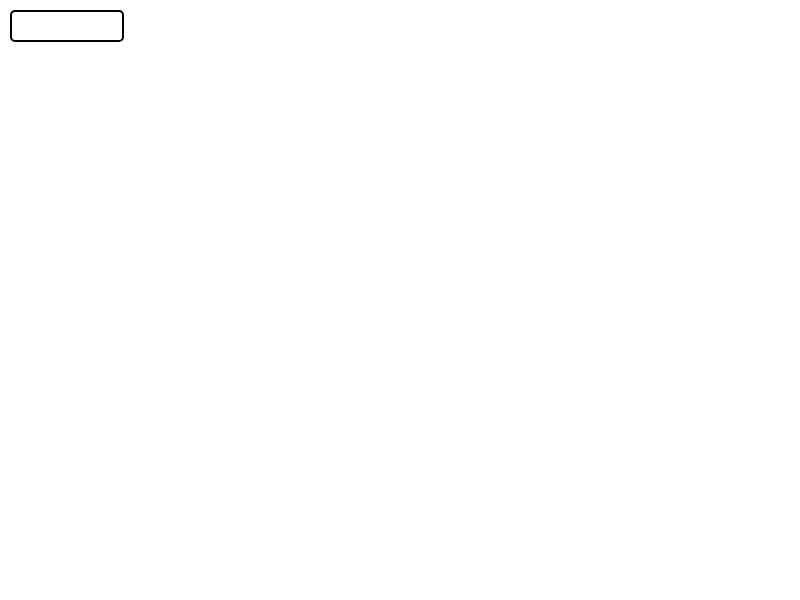
Frame 1 (no input)
Frame 2 (the mouse pressed at the canvas centre, redrawn once): identical to frame 1, image omitted

The p5.js sketch that drew this single still picture (run headless with seeded random() and noise() and a simulated clock; the mouse was pressed at the canvas centre and the sketch redrawn once):

// p5.js sketch
// ── sketch.js
// ADRIAN RAMIREZ VAZQUEZ
// IDS TV

let numSlices;
let pizzaRadius;

function setup() {
    createCanvas(800, 600);
    numSlices = createInput('', 'number');
    numSlices.position(10, 10);
    numSlices.size(100);
    numSlices.style('font-size', '16px');
    numSlices.style('padding', '5px');
    numSlices.style('border', '2px solid #000');
    numSlices.style('border-radius', '5px');
    numSlices.input(updateSlices);
    pizzaRadius = 100;
    noLoop();
}

function updateSlices() {
    redraw();
}

function draw() {
    background(255);
    let slices = parseInt(numSlices.value());

    if (isNaN(slices) || slices < 1) return;

    // Draw the three pizzas
    push();
    translate(width / 4, height / 2);
    drawPizza(pizzaRadius, slices, pointSlopeLine);
    pop();

    push();
    translate(width / 2, height / 2);
    drawPizza(pizzaRadius, slices, DDA);
    pop();

    push();
    translate((3 * width) / 4, height / 2);
    drawPizza(pizzaRadius, slices, Bresenham);
    pop();

    // Add "Created by" text at the bottom
    textSize(16);
    textAlign(CENTER, BOTTOM);
    text('Created by: Adrian Ramirez Vazquez IDS TV', width / 2, height);
}

function drawPizza(radius, slices, lineAlgorithm) {
    ellipse(0, 0, radius * 2);
    let angle = TWO_PI / slices;

    for (let i = 0; i < slices; i++) {
        let x2 = radius * cos(i * angle);
        let y2 = radius * sin(i * angle);
        if (lineAlgorithm === Bresenham) {
            lineAlgorithm(0, 0, x2, y2, radius);
        } else {
            lineAlgorithm(0, 0, x2, y2);
        }
    }
}

function pointSlopeLine(x1, y1, x2, y2) {
    line(x1, y1, x2, y2);
}

function DDA(x1, y1, x2, y2) {
    let dx = x2 - x1;
    let dy = y2 - y1;
    let steps = Math.max(Math.abs(dx), Math.abs(dy));
    let xIncrement = dx / steps;
    let yIncrement = dy / steps;
    let x = x1;
    let y = y1;

    for (let i = 0; i <= steps; i++) {
        point(Math.round(x), Math.round(y));
        x += xIncrement;
        y += yIncrement;
    }
}

function Bresenham(x1, y1, x2, y2, radius) {
    let dx = Math.abs(x2 - x1);
    let dy = Math.abs(y2 - y1);
    let sx = x1 < x2 ? 1 : -1;
    let sy = y1 < y2 ? 1 : -1;
    let err = dx - dy;
    let maxIterations = dx + dy;
    let iterations = 0;

    while (iterations <= maxIterations) {
        if (isPointInCircle(x1, y1, 0, 0, radius)) {
            point(x1, y1);
        }
        if (x1 === x2 && y1 === y2) break;
        let e2 = 2 * err;
        if (e2 > -dy) {
            err -= dy;
            x1 += sx;
        }
        if (e2 < dx) {
            err += dx;
            y1 += sy;
        }
        iterations++;
    }
}

function isPointInCircle(x, y, centerX, centerY, radius) {
    let dx = x - centerX;
    let dy = y - centerY;
    return dx * dx + dy * dy <= radius * radius;
}
